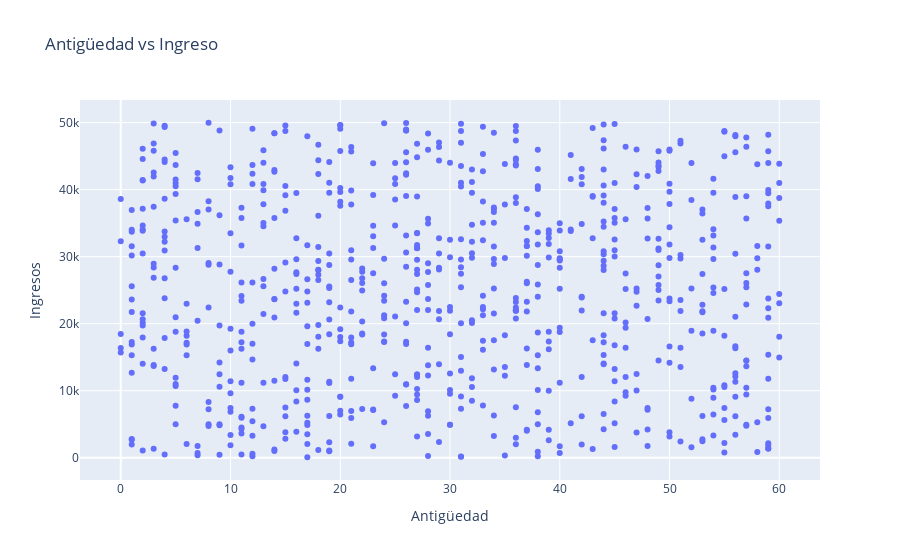

Notebook source saved alongside this figure:
### Code cell
fig = px.scatter(df, x='Antigüedad', y="Ingresos", title='Antigüedad vs Ingreso') #no hay una tendencia
fig.show()

### Figure 1 — Plotly figure (JSON) as saved in the notebook; plotly's stock layout.template omitted (floating-point values rounded to 4 significant figures; data arrays with more than 128 entries replaced by an {"elided": "..."} marker saying what was removed)
{"data": [{"hovertemplate": "Antigüedad=%{x}<br>Ingresos=%{y}<extra></extra>", "legendgroup": "", "marker": {"color": "#636efa", "symbol": "circle"}, "mode": "markers", "name": "", "orientation": "v", "showlegend": false, "type": "scatter", "x": {"elided": "767 int values"}, "xaxis": "x", "y": {"elided": "767 int values"}, "yaxis": "y"}], "layout": {"legend": {"tracegroupgap": 0}, "title": {"text": "Antigüedad vs Ingreso"}, "xaxis": {"anchor": "y", "domain": [0, 1], "title": {"text": "Antigüedad"}}, "yaxis": {"anchor": "x", "domain": [0, 1], "title": {"text": "Ingresos"}}}}
